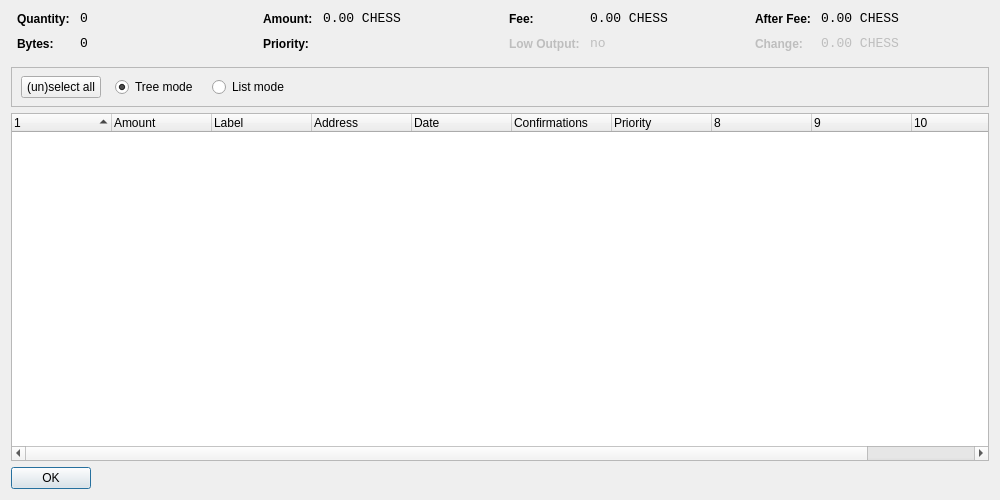
<?xml version="1.0" encoding="UTF-8"?>
<ui version="4.0">
 <class>CoinControlDialog</class>
 <widget class="QDialog" name="CoinControlDialog">
  <property name="geometry">
   <rect>
    <x>0</x>
    <y>0</y>
    <width>1000</width>
    <height>500</height>
   </rect>
  </property>
  <property name="windowTitle">
   <string>Coin Control</string>
  </property>
  <layout class="QVBoxLayout" name="verticalLayout">
   <item>
    <layout class="QHBoxLayout" name="horizontalLayoutTop" stretch="0,0,0,0">
     <property name="topMargin">
      <number>0</number>
     </property>
     <property name="bottomMargin">
      <number>10</number>
     </property>
     <item>
      <layout class="QFormLayout" name="formLayoutCoinControl1">
       <property name="horizontalSpacing">
        <number>10</number>
       </property>
       <property name="verticalSpacing">
        <number>10</number>
       </property>
       <property name="leftMargin">
        <number>6</number>
       </property>
       <property name="rightMargin">
        <number>6</number>
       </property>
       <item row="0" column="0">
        <widget class="QLabel" name="labelCoinControlQuantityText">
         <property name="styleSheet">
          <string notr="true">font-weight:bold;</string>
         </property>
         <property name="text">
          <string>Quantity:</string>
         </property>
        </widget>
       </item>
       <item row="0" column="1">
        <widget class="QLabel" name="labelCoinControlQuantity">
         <property name="font">
          <font>
           <family>Monospace</family>
           <pointsize>10</pointsize>
          </font>
         </property>
         <property name="cursor">
          <cursorShape>IBeamCursor</cursorShape>
         </property>
         <property name="contextMenuPolicy">
          <enum>Qt::ActionsContextMenu</enum>
         </property>
         <property name="text">
          <string notr="true">0</string>
         </property>
         <property name="textInteractionFlags">
          <set>Qt::LinksAccessibleByMouse|Qt::TextSelectableByKeyboard|Qt::TextSelectableByMouse</set>
         </property>
        </widget>
       </item>
       <item row="1" column="0">
        <widget class="QLabel" name="labelCoinControlBytesText">
         <property name="styleSheet">
          <string notr="true">font-weight:bold;</string>
         </property>
         <property name="text">
          <string>Bytes:</string>
         </property>
        </widget>
       </item>
       <item row="1" column="1">
        <widget class="QLabel" name="labelCoinControlBytes">
         <property name="font">
          <font>
           <family>Monospace</family>
           <pointsize>10</pointsize>
          </font>
         </property>
         <property name="cursor">
          <cursorShape>IBeamCursor</cursorShape>
         </property>
         <property name="contextMenuPolicy">
          <enum>Qt::ActionsContextMenu</enum>
         </property>
         <property name="text">
          <string notr="true">0</string>
         </property>
         <property name="textInteractionFlags">
          <set>Qt::LinksAccessibleByMouse|Qt::TextSelectableByKeyboard|Qt::TextSelectableByMouse</set>
         </property>
        </widget>
       </item>
      </layout>
     </item>
     <item>
      <layout class="QFormLayout" name="formLayoutCoinControl2">
       <property name="horizontalSpacing">
        <number>10</number>
       </property>
       <property name="verticalSpacing">
        <number>10</number>
       </property>
       <property name="leftMargin">
        <number>6</number>
       </property>
       <property name="rightMargin">
        <number>6</number>
       </property>
       <item row="0" column="0">
        <widget class="QLabel" name="labelCoinControlAmountText">
         <property name="styleSheet">
          <string notr="true">font-weight:bold;</string>
         </property>
         <property name="text">
          <string>Amount:</string>
         </property>
        </widget>
       </item>
       <item row="0" column="1">
        <widget class="QLabel" name="labelCoinControlAmount">
         <property name="font">
          <font>
           <family>Monospace</family>
           <pointsize>10</pointsize>
          </font>
         </property>
         <property name="cursor">
          <cursorShape>IBeamCursor</cursorShape>
         </property>
         <property name="contextMenuPolicy">
          <enum>Qt::ActionsContextMenu</enum>
         </property>
         <property name="text">
          <string notr="true">0.00 CHESS</string>
         </property>
         <property name="textInteractionFlags">
          <set>Qt::LinksAccessibleByMouse|Qt::TextSelectableByKeyboard|Qt::TextSelectableByMouse</set>
         </property>
        </widget>
       </item>
       <item row="1" column="0">
        <widget class="QLabel" name="labelCoinControlPriorityText">
         <property name="styleSheet">
          <string notr="true">font-weight:bold;</string>
         </property>
         <property name="text">
          <string>Priority:</string>
         </property>
        </widget>
       </item>
       <item row="1" column="1">
        <widget class="QLabel" name="labelCoinControlPriority">
         <property name="font">
          <font>
           <family>Monospace</family>
           <pointsize>10</pointsize>
          </font>
         </property>
         <property name="cursor">
          <cursorShape>IBeamCursor</cursorShape>
         </property>
         <property name="contextMenuPolicy">
          <enum>Qt::ActionsContextMenu</enum>
         </property>
         <property name="text">
          <string/>
         </property>
         <property name="textInteractionFlags">
          <set>Qt::LinksAccessibleByMouse|Qt::TextSelectableByKeyboard|Qt::TextSelectableByMouse</set>
         </property>
        </widget>
       </item>
      </layout>
     </item>
     <item>
      <layout class="QFormLayout" name="formLayoutCoinControl3">
       <property name="horizontalSpacing">
        <number>10</number>
       </property>
       <property name="verticalSpacing">
        <number>10</number>
       </property>
       <property name="leftMargin">
        <number>6</number>
       </property>
       <property name="rightMargin">
        <number>6</number>
       </property>
       <item row="0" column="0">
        <widget class="QLabel" name="labelCoinControlFeeText">
         <property name="styleSheet">
          <string notr="true">font-weight:bold;</string>
         </property>
         <property name="text">
          <string>Fee:</string>
         </property>
        </widget>
       </item>
       <item row="0" column="1">
        <widget class="QLabel" name="labelCoinControlFee">
         <property name="font">
          <font>
           <family>Monospace</family>
           <pointsize>10</pointsize>
          </font>
         </property>
         <property name="cursor">
          <cursorShape>IBeamCursor</cursorShape>
         </property>
         <property name="contextMenuPolicy">
          <enum>Qt::ActionsContextMenu</enum>
         </property>
         <property name="text">
          <string notr="true">0.00 CHESS</string>
         </property>
         <property name="textInteractionFlags">
          <set>Qt::LinksAccessibleByMouse|Qt::TextSelectableByKeyboard|Qt::TextSelectableByMouse</set>
         </property>
        </widget>
       </item>
       <item row="1" column="0">
        <widget class="QLabel" name="labelCoinControlLowOutputText">
         <property name="enabled">
          <bool>false</bool>
         </property>
         <property name="styleSheet">
          <string notr="true">font-weight:bold;</string>
         </property>
         <property name="text">
          <string>Low Output:</string>
         </property>
        </widget>
       </item>
       <item row="1" column="1">
        <widget class="QLabel" name="labelCoinControlLowOutput">
         <property name="enabled">
          <bool>false</bool>
         </property>
         <property name="font">
          <font>
           <family>Monospace</family>
           <pointsize>10</pointsize>
          </font>
         </property>
         <property name="cursor">
          <cursorShape>IBeamCursor</cursorShape>
         </property>
         <property name="contextMenuPolicy">
          <enum>Qt::ActionsContextMenu</enum>
         </property>
         <property name="text">
          <string notr="true">no</string>
         </property>
         <property name="textInteractionFlags">
          <set>Qt::LinksAccessibleByMouse|Qt::TextSelectableByKeyboard|Qt::TextSelectableByMouse</set>
         </property>
        </widget>
       </item>
      </layout>
     </item>
     <item>
      <layout class="QFormLayout" name="formLayoutCoinControl4">
       <property name="horizontalSpacing">
        <number>10</number>
       </property>
       <property name="verticalSpacing">
        <number>10</number>
       </property>
       <property name="leftMargin">
        <number>6</number>
       </property>
       <property name="rightMargin">
        <number>6</number>
       </property>
       <item row="0" column="0">
        <widget class="QLabel" name="labelCoinControlAfterFeeText">
         <property name="styleSheet">
          <string notr="true">font-weight:bold;</string>
         </property>
         <property name="text">
          <string>After Fee:</string>
         </property>
        </widget>
       </item>
       <item row="0" column="1">
        <widget class="QLabel" name="labelCoinControlAfterFee">
         <property name="font">
          <font>
           <family>Monospace</family>
           <pointsize>10</pointsize>
          </font>
         </property>
         <property name="cursor">
          <cursorShape>IBeamCursor</cursorShape>
         </property>
         <property name="contextMenuPolicy">
          <enum>Qt::ActionsContextMenu</enum>
         </property>
         <property name="text">
          <string notr="true">0.00 CHESS</string>
         </property>
         <property name="textInteractionFlags">
          <set>Qt::LinksAccessibleByMouse|Qt::TextSelectableByKeyboard|Qt::TextSelectableByMouse</set>
         </property>
        </widget>
       </item>
       <item row="1" column="0">
        <widget class="QLabel" name="labelCoinControlChangeText">
         <property name="enabled">
          <bool>false</bool>
         </property>
         <property name="styleSheet">
          <string notr="true">font-weight:bold;</string>
         </property>
         <property name="text">
          <string>Change:</string>
         </property>
        </widget>
       </item>
       <item row="1" column="1">
        <widget class="QLabel" name="labelCoinControlChange">
         <property name="enabled">
          <bool>false</bool>
         </property>
         <property name="font">
          <font>
           <family>Monospace</family>
           <pointsize>10</pointsize>
          </font>
         </property>
         <property name="cursor">
          <cursorShape>IBeamCursor</cursorShape>
         </property>
         <property name="contextMenuPolicy">
          <enum>Qt::ActionsContextMenu</enum>
         </property>
         <property name="text">
          <string notr="true">0.00 CHESS</string>
         </property>
         <property name="textInteractionFlags">
          <set>Qt::LinksAccessibleByMouse|Qt::TextSelectableByKeyboard|Qt::TextSelectableByMouse</set>
         </property>
        </widget>
       </item>
      </layout>
     </item>
    </layout>
   </item>
   <item>
    <widget class="QFrame" name="frame">
     <property name="minimumSize">
      <size>
       <width>0</width>
       <height>40</height>
      </size>
     </property>
     <property name="frameShape">
      <enum>QFrame::StyledPanel</enum>
     </property>
     <property name="frameShadow">
      <enum>QFrame::Sunken</enum>
     </property>
     <widget class="QWidget" name="horizontalLayoutWidget">
      <property name="geometry">
       <rect>
        <x>10</x>
        <y>0</y>
        <width>781</width>
        <height>41</height>
       </rect>
      </property>
      <layout class="QHBoxLayout" name="horizontalLayoutPanel" stretch="0,0,0,0,0">
       <property name="spacing">
        <number>14</number>
       </property>
       <item>
        <widget class="QPushButton" name="pushButtonSelectAll">
         <property name="sizePolicy">
          <sizepolicy hsizetype="Maximum" vsizetype="Fixed">
           <horstretch>0</horstretch>
           <verstretch>0</verstretch>
          </sizepolicy>
         </property>
         <property name="text">
          <string>(un)select all</string>
         </property>
        </widget>
       </item>
       <item>
        <widget class="QRadioButton" name="radioTreeMode">
         <property name="sizePolicy">
          <sizepolicy hsizetype="Maximum" vsizetype="Fixed">
           <horstretch>0</horstretch>
           <verstretch>0</verstretch>
          </sizepolicy>
         </property>
         <property name="text">
          <string>Tree mode</string>
         </property>
         <property name="checked">
          <bool>true</bool>
         </property>
        </widget>
       </item>
       <item>
        <widget class="QRadioButton" name="radioListMode">
         <property name="sizePolicy">
          <sizepolicy hsizetype="Maximum" vsizetype="Fixed">
           <horstretch>0</horstretch>
           <verstretch>0</verstretch>
          </sizepolicy>
         </property>
         <property name="text">
          <string>List mode</string>
         </property>
        </widget>
       </item>
       <item>
        <spacer name="horizontalSpacer">
         <property name="orientation">
          <enum>Qt::Horizontal</enum>
         </property>
         <property name="sizeHint" stdset="0">
          <size>
           <width>40</width>
           <height>20</height>
          </size>
         </property>
        </spacer>
       </item>
      </layout>
     </widget>
    </widget>
   </item>
   <item>
    <widget class="CoinControlTreeWidget" name="treeWidget">
     <property name="contextMenuPolicy">
      <enum>Qt::CustomContextMenu</enum>
     </property>
     <property name="sortingEnabled">
      <bool>false</bool>
     </property>
     <property name="columnCount">
      <number>11</number>
     </property>
     <attribute name="headerShowSortIndicator" stdset="0">
      <bool>true</bool>
     </attribute>
     <attribute name="headerStretchLastSection">
      <bool>false</bool>
     </attribute>
     <column>
      <property name="text">
       <string/>
      </property>
     </column>
     <column>
      <property name="text">
       <string>Amount</string>
      </property>
     </column>
     <column>
      <property name="text">
       <string>Label</string>
      </property>
     </column>
     <column>
      <property name="text">
       <string>Address</string>
      </property>
     </column>
     <column>
      <property name="text">
       <string>Date</string>
      </property>
     </column>
     <column>
      <property name="text">
       <string>Confirmations</string>
      </property>
      <property name="toolTip">
       <string>Confirmed</string>
      </property>
     </column>
     <column>
      <property name="text">
       <string>Priority</string>
      </property>
     </column>
     <column>
      <property name="text">
       <string/>
      </property>
     </column>
     <column>
      <property name="text">
       <string/>
      </property>
     </column>
     <column>
      <property name="text">
       <string/>
      </property>
     </column>
     <column>
      <property name="text">
       <string/>
      </property>
     </column>
    </widget>
   </item>
   <item>
    <widget class="QDialogButtonBox" name="buttonBox">
     <property name="sizePolicy">
      <sizepolicy hsizetype="Maximum" vsizetype="Fixed">
       <horstretch>0</horstretch>
       <verstretch>0</verstretch>
      </sizepolicy>
     </property>
     <property name="orientation">
      <enum>Qt::Horizontal</enum>
     </property>
     <property name="standardButtons">
      <set>QDialogButtonBox::Ok</set>
     </property>
    </widget>
   </item>
  </layout>
 </widget>
 <customwidgets>
  <customwidget>
   <class>CoinControlTreeWidget</class>
   <extends>QTreeWidget</extends>
   <header>coincontroltreewidget.h</header>
  </customwidget>
 </customwidgets>
 <resources/>
 <connections/>
</ui>
